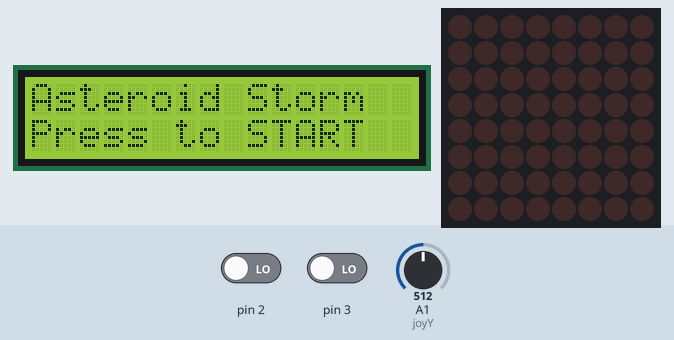
Bench run of a sketch on a simulated Arduino Uno, built with avr-gcc and run on an emulated ATmega328P. Shown: 16×2 character LCD, 8×8 LED matrix. Inputs (shaded band) come from the test bench; at power-on: pin 2 LOW, A1 (joyY) = 512, pin 3 LOW. Random numbers use the default seed unless the sketch sets one.

Above: at 1.2 s.
1.3 s: pin 2 driven HIGH
At 1.45 s:
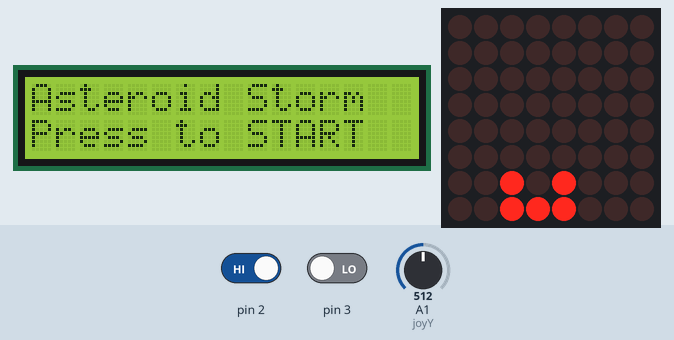
3.7 s: A1 (joyY) set to 588
6.1 s: A1 (joyY) set to 616
At 6.27 s:
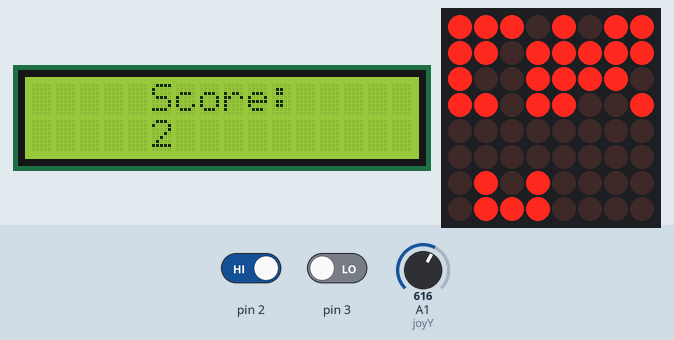
8.5 s: pin 3 driven HIGH
At 8.98 s:
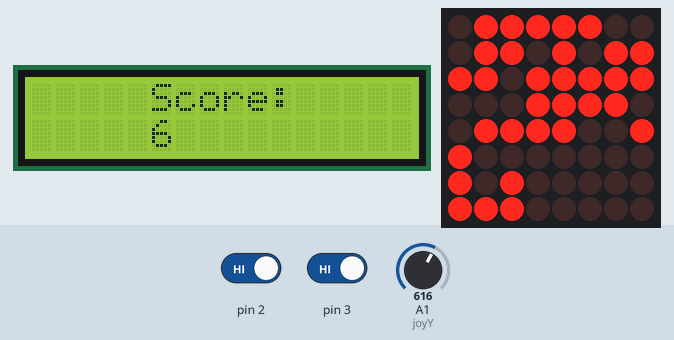
10.9 s: pin 2 driven LOW
At 11.39 s:
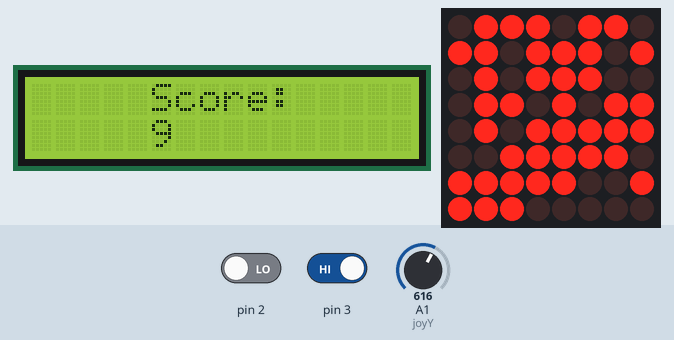
13.5 s: pin 3 driven LOW
At 15.3 s:
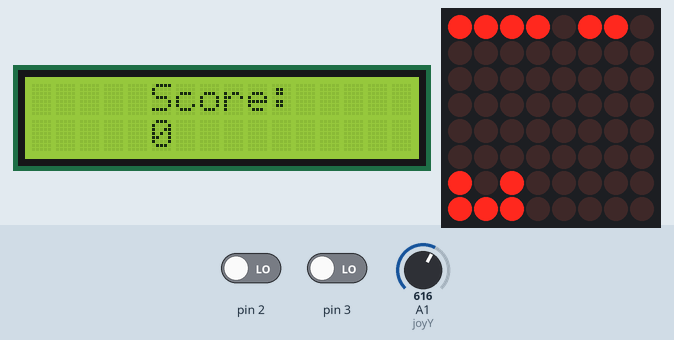
Timing chart, 0 to 16.8 s (numbered marks = the images above; inputs shaded):
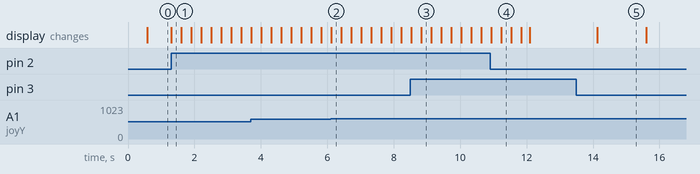

The sketch:

AsteroidStorm.ino
```cpp
#include "LedControl.h"
#include "JoiceStick.h"
#include "SpaceShip.h"
#include "PushButton.h"
#include "ShipLasers.h"
#include "Asteroids.h"
#include "LeCeDe.h"
#include "MillisWait.h"


/*~~INITIALIZARI~~*/

LedControl lc = LedControl (6, 5, 4, 1);
JoiceStick Ctrl;
SpaceShip Sheep;
Matrix8x8 Mat;
ShipLasers Laz;
PushButton leftBtn (2), rightBtn (3);
Asteroids myAst;
LeCeDe LCD (12, 11, 10,9, 8, 7);

MillisWait ragazAfisaj(500);


void mvSheepLeft () { Sheep.moveLeft(); }
void mvSheepRight () { Sheep.moveRight(); }

void shootLeft() { Laz.addLaser ( Sheep.leftGun() ); }
void shootRight() { Laz.addLaser ( Sheep.rightGun() ); }


int livesLeft = 3;

void initGame()
{

  Laz.clearMatrix();
  myAst.clearMatrix();

  Laz.setDelay(70);

  leftBtn.setAction (shootLeft);
  rightBtn.setAction (shootRight);

  leftBtn.setDelay(190);
  rightBtn.setDelay(190);

  Ctrl.initH ( mvSheepLeft, mvSheepRight);
  Ctrl.setDelay(120);

  LCD.setString(0,"     Score:     ");
  LCD.setString(1,"                ");
}


/*~~PENTRU JOC~~*/


int someScore[4] = {0,0,0,0};
bool gameOver = false;
bool myMenu = true;
bool outofLives = false;

void Replay()
{
    gameOver = false;
    outofLives = false;
    initGame();
}
void Exit()
{
    Mat.clearMatrix();
    gameOver = false;
    outofLives = false;
    myMenu = true;
    leftBtn.setAction(startFromMenu);
    rightBtn.setAction(startFromMenu);
    delay(200);
}

void startFromMenu ()
{
    myMenu = false;
    gameOver = false;
    outofLives = false;
    initGame();
}


void theActualGame() {


    myAst.setDiff(livesLeft);

    Ctrl.checkH();
    leftBtn.ifPressed();
    rightBtn.ifPressed();
    Laz.update();

    Laz.contact(myAst,someScore[livesLeft]);
    myAst.addMeteors(gameOver);
    Sheep.didCollide(gameOver,myAst);

    char sirPtNumar[10];
    itoa(someScore[livesLeft],sirPtNumar,10);
    LCD.setFromPos(1,5,sirPtNumar);

    Mat = Sheep | Laz | myAst;
}


/*~~~GAME OVER~~~*/

void xMatrix()
{
byte anX[] = {  B01000010,
                B00100100,
                B00011000,
                B00011000,
                B00100100,
                B01000010,
                B00000000,
                B00000000};

Matrix8x8 theX;
theX = anX;

Mat = Sheep | theX;
}

void lostLife()
{

    LCD.setString(0,"  You got hit!  ");
    LCD.setString(1,"Lives left:     ");

    char auxMat[5];
    itoa(livesLeft,auxMat,10);
    if (someScore[0] >= 1000 )
        LCD.setFromPos(1,12,auxMat);
    LCD.setFromPos(1,13,auxMat);
    LCD.printStrings();

    gameOver = false;

    xMatrix();
    Mat.playOn(lc);
    delay(2000);
}

void gameOverLCD()
{

    LCD.clearStrings();
    LCD.printStrings();
    delay(500);

    LCD.setString(0,"#     GAME     #");
    LCD.setString(1,"##    OVER!   ##");
    LCD.printStrings();
    delay(1500);
}

/*~~SETUP~~*/

void setup()
{

    lc.shutdown(0, false);
    lc.setIntensity(0, 0);
    lc.clearDisplay(0);

//    replayBtn.setAction(Replay);
//    exitBtn.setAction(Exit);

    leftBtn.setAction(startFromMenu);
    rightBtn.setAction(startFromMenu);

    Mat.clearMatrix();
}

/*~~LOOP~~*/

void loop()
{
    MillisWait::readTime();

    if(myMenu)
    {
    LCD.setString(0,"Asteroid Storm");
    LCD.setString(1,"Press to START");

    leftBtn.ifPressed();
    rightBtn.ifPressed();
    }
    else
    {
        if(gameOver)
        {
            if(outofLives)
            {

                char sirScor[7];
                itoa(someScore[0],sirScor,10);

                LCD.setString (0, "Final score:    ");
                LCD.setFromPos (0, 13, sirScor );
                LCD.setString (1, " Replay    Exit ");

                leftBtn.ifPressed();
                rightBtn.ifPressed();

            }
            else
            {
                livesLeft--;
                if(livesLeft == 0)
                {
                    xMatrix();
                    gameOverLCD();

                    livesLeft = 3;
                    outofLives = true;

                    leftBtn.setAction(Replay);
                    rightBtn.setAction(Exit);

                    someScore[0] = 0;
                    for(int i=1;i<=3;i++)
                        {
                            someScore[0] += someScore[i];
                            someScore[i] = 0;
                        }
                    delay(250);
                }
                else
                {
                    lostLife();
                    initGame();
                }
            }
        }
        else
                theActualGame();
    }


    if(ragazAfisaj.isOk()) LCD.printStrings();
    Mat.playOn(lc);

}
```

Asteroids.cpp
```cpp
#include "Asteroids.h"
#define zerO B00000000
#define DEF_AST_DELAY 1500

/*
  Dificultati:
    -Easy (0)   - 2,3,4 numar asteroizi
    -Medium (1) - 4,5,6 numar asteroizi
    -Hard (2)   - 6,7,8 numar asteroizi
*/
Asteroids::Asteroids()
{
  diff = 0;
  astWait.setDelay(DEF_AST_DELAY);
}

Asteroids::Asteroids(short theDifficulty, short theDelay)
{
  diff = theDifficulty;
  astWait.setDelay (theDelay);
}

void Asteroids::raiseDiff()
{
  if(diff < 2) diff ++;

}

void Asteroids::setDiff(unsigned long aDiff)
{
  diff = aDiff;
}

byte Asteroids::intToByte(int uglyInt)
{
  char mehChar = uglyInt % 256;
  byte handsomeByte;


}

byte Asteroids::twoPower(short Power)
{
  if(Power <= 0 ) return B1;
  byte wichOne = 1;
  while(Power > 0)
  {
    wichOne = wichOne << 1;
    Power--;
  }
  return wichOne;
}


byte Asteroids::genField (short howMany)
{
  if(howMany == 8) return 255;

  byte toGo, toAdd;
  toGo = zerO;
  toAdd = zerO;
  bool extraStep = false;

  if(howMany > 4)
  {
    extraStep = true;
    howMany = 8 - howMany;
  }

  while ( howMany > 0 )
  {
    int pw = random(8);
    toAdd = (byte)twoPower(pw);

    byte toComp = toGo & toAdd;
    if( toComp == zerO)
    {

      toGo = toGo | toAdd;
      howMany--;
    }
  }
  if(extraStep) return ~toGo;
  return toGo;
}

void Asteroids::addMeteors (bool& gameOver)
{

if(astWait.isOk())
    {
  short randAst = random(3);
  short howMany = 2 + diff + randAst;
  if (octaMat[7] != zerO) gameOver = true;
  shDown();
  octaMat[0] = genField ( howMany );
    }
}

void Asteroids::setDelay(unsigned long aDelay)
{
  astWait.setDelay(aDelay);
}
```

Asteroids.h
```cpp
#ifndef ASTEROIDS_H

#define ASTEROIDS_H

#include "Matrix8x8.h"
#include "MillisWait.h"


class Asteroids : public Matrix8x8
{
  short diff;
  MillisWait astWait;
 public:
  Asteroids();
  Asteroids(short,short);
  byte twoPower(short);
  void raiseDiff();
  void setDiff(unsigned long aDiff);
   byte intToByte(int);
  byte genField (short);
  void addMeteors (bool& gameOver);
  void setDelay(unsigned long aDelay);

};

#endif ///ASTEROIDS_H
```

JoiceStick.cpp
```cpp
#include "JoiceStick.h"

#define DEF_JOY_DELAY 150
/*
 * COUNTERINTUITIVE, BUT:
 *        X(VRx) IS FOR VERTICAL
 *        Y(VRy) IS FOR HORIZONTAL
 *
 * LEFT   ->   Y = 0
 * RIGHT  ->   Y = 1024
 *
 * UP     ->   X = 0
 * DOWN   ->   X = 1024
 */

JoiceStick::JoiceStick()
{
  joyX = A0;
  joyY = A1;
  resetVars();
}

JoiceStick::JoiceStick (int anlInputX, int anlInputY): joyX (anlInputX), joyY (anlInputY)
{
  resetVars ();
}

void JoiceStick::resetVars ()
{
  joyWait.setDelay (DEF_JOY_DELAY);
  goLeft = NULL;
  goRight = NULL;
  goUp = NULL;
  goDown = NULL;
  pinMode (joyX, INPUT);
  pinMode (joyY, INPUT);
}

void JoiceStick::setDelay (unsigned long aDelay)
{
  joyWait.setDelay (aDelay);
}

///HORIZONTAL
void JoiceStick::initH (void (*left)(), void (*right)())
{
  goLeft = left;
  goRight = right;
}

///VERTICAL
void JoiceStick::initV (void (*down)(), void (*up)())
{
  goDown = down;
  goUp = up;
}

/*
  Ok... stiu ca ar trebui sa inlocuiesc
*/

int JoiceStick::isX ()
{
    int xx = analogRead (joyX);
    if (xx < 400) return 1;
    if (xx > 600) return -1;
    return 0;
}


int JoiceStick::isY ()
{

    int yy = analogRead (joyY);
    if (yy < 400) return 1;
    if (yy > 600) return -1;
    return 0;
}


void JoiceStick::checkH()
{

  int wh = isY ();
  if (goLeft == NULL || goRight == NULL || wh == 0) return;
  if (wh < 0 && joyWait.isOk())  goLeft ();
  if (wh > 0 && joyWait.isOk())  goRight ();

}

void JoiceStick::checkV()
{

  int wh = isX ();
  if (goLeft == NULL || goRight == NULL || wh == 0) return;
  if (wh < 0 && joyWait.isOk ())  goDown ();
  if (wh > 0 && joyWait.isOk ())  goUp ();

}
```

JoiceStick.h
```cpp
#ifndef JoiceStick_h

#define JoiceStick_h


#include <Arduino.h>
#include "MillisWait.h"

  class JoiceStick
  {
  int joyX;
  int joyY;

    /*
     * Pointeri catre functiile ce trebuie apelate cand se misca
     *  joystickul in anumite pozitii
     */
  void (*goLeft)(void), (*goRight)(void);
  void (*goUp)(void), (*goDown)(void);

  MillisWait joyWait;

public:
  JoiceStick();
  JoiceStick (int, int);

  void setDelay (unsigned long aDelay);

   //Resetare pointeri catre functii la NULL si delay la 100

  void resetVars ();

  ///Init VERTICAL
  void initV (void (*left)(), void (*right)());

  ///Init HORIZONTAL
  void initH (void (*down)(), void (*up)());

  int isX ();
  int isY ();

  ///Check VERTICAL
  void checkV ();
  ///Check HORIZONTAL
  void checkH ();

  /*
    HORIZONTAL si VERTICAL sunt axele joystickului carora
      le sunt atribuite anumite functii void care sunt chemate
      respectand delay-ul

  */


};

#endif //JoiceStick.h
```

LeCeDe.cpp
```cpp
#include "LeCeDe.h"


    LeCeDe::LeCeDe(uint8_t Res, uint8_t Enb, uint8_t de0, uint8_t de1, uint8_t de2, uint8_t de3):LiquidCrystal(Res, Enb, de0, de1, de2, de3)
    {
        defHW();
        begin(MAX_WIDTH_LCD,2);
        printStrings();
    }

    void LeCeDe::defHW()
    {
        strcpy(leStrings[0]," Asteroid      ");
        strcpy(leStrings[1],"        Storm   ");
    }

    void LeCeDe::printStrings()
    {
        clear();
        setCursor(0,0);
        print(leStrings[0]);
        setCursor(0,1);
        print(leStrings[1]);
    }

    void LeCeDe::setFromPos (short wichOne, short wichPos, char* wichString)
    {
        strncpy( leStrings [wichOne%2] + wichPos, wichString,  MAX_WIDTH_LCD - wichPos);
        leStrings [wichOne%2][MAX_WIDTH_LCD] = '\0';

    }

    void LeCeDe::setString(short wichOne, char* wichString)
    {
        setFromPos(wichOne,0,wichString);
    }

    void LeCeDe::clearStrings()
    {
        setString(0,"                ");
        setString(1,"                ");
    }

   void LeCeDe::initArrows()
   {
     byte upAndDown[] = {
    B00100,
    B01010,
    B10001,
    B00000,
    B00000,
    B10001,
    B01010,
    B00100
    };

byte onlyUp[] = {
    B00100,
    B01010,
    B10001,
    B00000,
    B00000,
    B00000,
    B00000,
    B00000
    };

byte onlyDown[] = {
    B00100,
    B01010,
    B10001,
    B00000,
    B00000,
    B00000,
    B00000,
    B00000
    };

    createChar(0,upAndDown);
    createChar(1,onlyUp);
    createChar(2,onlyDown);
   }
```

LeCeDe.h
```cpp
#ifndef LECEDE_H

#define LECEDE_H

#include "LiquidCrystal.h"
#include <Arduino.h>
#include <string.h>
#define MAX_WIDTH_LCD 16

/*
    Clasa ce se ocupa cu modificarea a doua siruri de caractere
    pentru a fi afisate pe LCD
*/

class LeCeDe: public LiquidCrystal
{
    char leStrings[2][MAX_WIDTH_LCD + 1];
public:
    LeCeDe(uint8_t Res, uint8_t Enb, uint8_t de0, uint8_t de1, uint8_t de2, uint8_t de3);

    void defHW();
    void printStrings();
    void setFromPos (short wichOne, short wichPos, char* wichString);
    void setString(short wichOne, char* wichString);
    void clearStrings();
    void initArrows();

};


#endif ///LECEDE_H
```

Matrix8x8.cpp
```cpp
#include "Matrix8x8.h"
#define zerO B00000000
#define MAT_SIZE 8

  Matrix8x8::Matrix8x8()
  {
    clearMatrix();
  }

  void Matrix8x8::shLeft()
  {
    for (int i = 0; i < MAT_SIZE; i++)
      octaMat[i] = octaMat[i] << 1;
  }

  void Matrix8x8::shRight()
  {
    for (int i = 0; i < 8; i ++ )
      octaMat[i] = octaMat [i] >> 1;
  }

  void Matrix8x8::shUp()
  {
    for (int i = 1; i < 8; i ++ )
      octaMat[i - 1] = octaMat[i] ;
    octaMat[7] = zerO;
  }

  void Matrix8x8::shDown()
  {
    for (int i = 7; i >= 0; i --)
      octaMat[i + 1] = octaMat[i];
    octaMat[0] = zerO;
  }

  Matrix8x8 Matrix8x8::operator| (const Matrix8x8& mat)
  {
    Matrix8x8 result;
    for ( int i = 0; i < 8; i++)
      result.octaMat[i] = octaMat[i] | mat.octaMat[i];
    return result;
  }

  Matrix8x8 Matrix8x8::operator& (const Matrix8x8& mat)
  {
    Matrix8x8 result;
    for ( int i = 0; i < 8; i++)
      result.octaMat[i] = octaMat[i] & mat.octaMat[i];
    return result;
  }

  Matrix8x8 Matrix8x8::operator^ (const Matrix8x8& mat)
  {
    Matrix8x8 result;
    for (int i = 0; i < 8; i++)
      result.octaMat[i] = octaMat[i] ^ mat.octaMat[i];
    return result;
  }

  Matrix8x8 Matrix8x8::operator~ ()
  {
    Matrix8x8 result;
    for (int i = 0; i < 8; i++)
      result.octaMat[i] = ~octaMat[i];
    return result;
  }

  bool  Matrix8x8::operator== (const Matrix8x8& mat)
  {
    for (int i = 0; i < 7; i ++)
      if (octaMat[i] != mat.octaMat[i]) return 0;
    return 1;
  }

  bool  Matrix8x8::operator!= (const Matrix8x8& mat)
  {
    for (int i = 0; i < 7; i ++)
      if (octaMat[i] != mat.octaMat[i]) return 1;
    return 0;
  }

  int Matrix8x8::operator= (const Matrix8x8& mat)
  {
    if (this == &mat) return 0;

    for (int i = 0; i <  8; i ++)
      octaMat[i] = mat.octaMat[i];
    return 1;
  }

  int Matrix8x8::operator= (const byte Mat[])
  {

    for (int i = 0; i <  8; i ++)
      octaMat[i] = Mat[i];
    return 1;
  }

  byte& Matrix8x8::operator[](int i)
  {
    if ( i < 0 || i > 7 ) return;
    return octaMat[i];
  }

  void Matrix8x8::playOn(LedControl& LC)
  {
    LC.clearDisplay(0);
    for (int i = 0; i < 8; i ++ )
      LC.setRow (0, i, octaMat[i]);
  }

  void Matrix8x8::clearMatrix()
  {
    for ( int i = 0; i < 8; i ++ )
      octaMat[i] = zerO;
  }
```

Matrix8x8.h
```cpp
#ifndef MATRIX_8X8

#define MATRIX_8X8

#include <LedControl.h>

/* Simulare matrice de leduri cu un vector
    cu 8 elemente de tip byte */
class Matrix8x8
{
protected:

  byte octaMat[8];

public:

  Matrix8x8();

  void shLeft();    //Shiftare stanga
  void shRight();   //Shiftare dreapta
  void shUp();      //Shiftare in sus, inlocuire ultimul elemente cu 0
  void shDown();    //Shiftare in jos, inlocuire primul elemente cu 0

  //Operatori logici pe biti pentru matrice
  Matrix8x8 operator| (const Matrix8x8&);
  Matrix8x8 operator& (const Matrix8x8&);
  Matrix8x8 operator^ (const Matrix8x8&);
  Matrix8x8 operator~ ();

  //Operatori logici si atributionari
  bool  operator== (const Matrix8x8&);
  bool  operator!= (const Matrix8x8&);
  int operator= (const Matrix8x8&);
  int operator= (const byte Mat[]);
  byte& operator[](int i);
                                //Metoda de transpunere a continutului pe o matrice
  void playOn(LedControl&);       //prin-un element din libraria LedControl
  void clearMatrix();
};

#endif ///MATRIX_8X8
```

MillisWait.cpp
```cpp
#include "MillisWait.h"
#define THE_DEF_DELAY 50

    MillisWait::MillisWait ()
    {
        theDelay = THE_DEF_DELAY;
        readTime ();
        lastTime = millis ();
    }

    MillisWait::MillisWait (unsigned long aDelay)
    {
        theDelay = aDelay;
        readTime ();
        lastTime = millis();
    }


    unsigned long MillisWait::currentTime = millis ();

    void MillisWait::setDelay (unsigned long aDelay)
    {
        theDelay = aDelay;
    }

    void MillisWait::readTime ()
    {
       currentTime = millis ();
    }

    bool MillisWait::isOk ()
    {
       if (currentTime - lastTime > theDelay)
            {
            lastTime = currentTime;
            return true;
            }
        return false;
    }
```

MillisWait.h
```cpp
#ifndef MILLISWAIT_H

#define MILLISWAIT_H
#include <Arduino.h>

/*
    Clasa folosita pentru delay-urile inputurilor.
    Fiecare alta clasa care are principiul de periodicitate
        are declarat un obiect al acestei clase

*/
class MillisWait
{
    static unsigned long currentTime;   //Valoare curenta a millis
    unsigned long lastTime;             //Valoare millis de la ultima verificare a delay-ului
    unsigned long theDelay;             //Delay-ul propriu zis ce trebuie asteptat
public:
    MillisWait ();
    MillisWait (unsigned long aDelay);
    void setDelay (unsigned long aDelay);
    static void readTime();
    bool isOk ();
};
/*
    Metoda readTime este chemata la inceputul functiei loop. Astfel
        functia millis nu este folosita la fiecare verificare a delay-ului.
    Metoda isOk este verifica daca a trecut timpul din delay si actualizeaza
        variabila lastTime
*/

#endif ///MILLISWAIT_H
```

ShipLasers.cpp
```cpp
#include "ShipLasers.h"

#include <avr/pgmspace.h>
#include <Arduino.h>

#define zerO B00000000
#define DEF_DELAY 50
#define DEF_PEN 750

ShipLasers :: ShipLasers ()
{
  laserTracker = zerO;
  lazWait.setDelay(DEF_DELAY);
  penaltyWait.setDelay(0);
}

void ShipLasers::update()
{
  if ( (laserTracker != zerO) && lazWait.isOk())
    {
        laserTracker = laserTracker >> 1;
        if(octaMat[0] != zerO) penaltyWait.setDelay(DEF_PEN);
        shUp();
    }
}

void ShipLasers::addLaser (byte lasPos)
{
  if(penaltyWait.isOk())
  {
  octaMat [ 6 ] = lasPos;
  laserTracker = laserTracker | B01000000;
  penaltyWait.setDelay(0);
  }
}

int ShipLasers::howMuchOnes ( byte toDisecate )
{
  byte aMask = 1;
  int theOnes = 0;
  while( toDisecate != zerO)
  {
    if( (aMask & toDisecate) != zerO) theOnes++;
    toDisecate >>= 1;
  }
  return theOnes;
}

void ShipLasers::contact(Matrix8x8& asteroMat, int& theScore)
{
  for ( int i = 0; i < 7; i ++ )
   {
    byte meetUp = octaMat [ i ] & asteroMat [ i ];
    if ( meetUp != zerO)
      {
        asteroMat [i] ^= octaMat [i];
        octaMat [i] -= meetUp;
        theScore += howMuchOnes(meetUp);
      }
   }
}

void ShipLasers::setDelay(unsigned long aDelay)
{
  lazWait.setDelay (aDelay) ;
}


void ShipLasers::resetDelay()
{
  lazWait.setDelay (DEF_DELAY);
}
```

ShipLasers.h
```cpp
#ifndef SHIPLASERS_H

#define SHIPLASERS_H

#include "Matrix8x8.h"
#include "MillisWait.h"

class ShipLasers : public Matrix8x8
{
  byte laserTracker;
  MillisWait lazWait, penaltyWait;
public:
  ShipLasers();
  void update();
  int howMuchOnes(byte toDisecate);
  void contact(Matrix8x8&,int&);
  void addLaser(byte);
  void setDelay(unsigned long);
  void resetDelay();
};

#endif /// SHIPLASERS_H
```

Source omitted: SpaceShip.cpp (1265 bytes), SpaceShip.h (595 bytes), pushButton.cpp (513 bytes), pushButton.h (546 bytes)

Measured:
- the behaviour switches between 600 and 601 on A1 (joyY) (found by bisection; images 1 and 2)
- after the input at 1.3 s, the display: changes at once (image 1)
- what the display in image 5 shows lasts 1.5 s, from 14.1 s to 15.6 s
